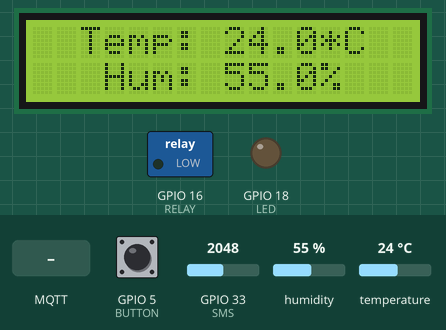
Bench run of a sketch on a simulated ESP32. On the bench: 16×2 character LCD, switched loads named in the sketch (green lamp = pin HIGH), output pins drawn as LEDs (lit = HIGH). The inputs (shaded band) are chosen by the test bench; at power-on: GPIO 5 (BUTTON) LOW, GPIO 33 (SMS) = 2048, humidity 55 %, temperature 24 °C. WiFi joins after 1.5 s; servers stay silent unless stated; a WiFi scan finds three made-up networks; random numbers use the default seed unless the sketch sets one; no MQTT or app messages arrive unless stated; what the sketch prints to the serial monitor is not drawn.

Above: at 6.8 s.
6.9 s: MQTT message "SMS" arrives on the second subscribed topic
At 11.5 s:
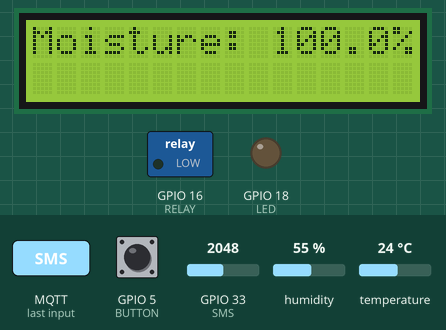
12.2 s: MQTT message "true" arrives on the first subscribed topic
At 12.8 s:
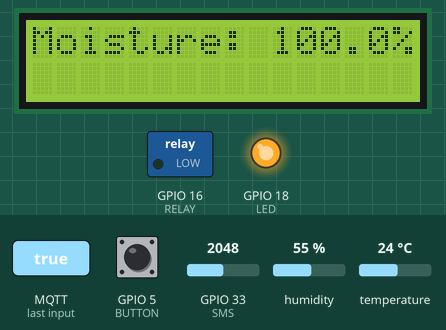
13.7 s: GPIO 5 (BUTTON) pulled HIGH for 0.15 s
At 13.77 s:
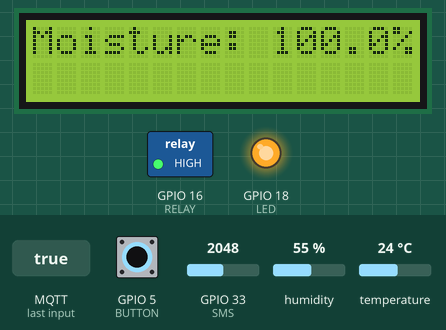
15.3 s: GPIO 33 (SMS) set to 2866
At 16.9 s:
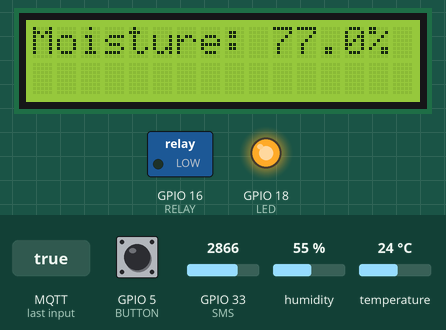
17.2 s: MQTT message "DHT" arrives on the second subscribed topic
At 21.8 s:
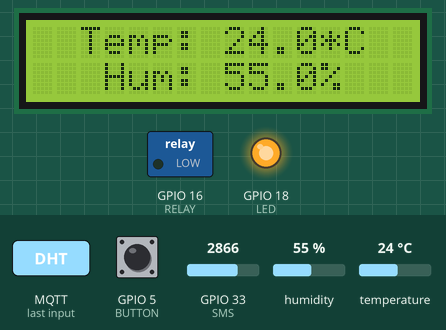
22.2 s: humidity set to 22 %
At 27.0 s:
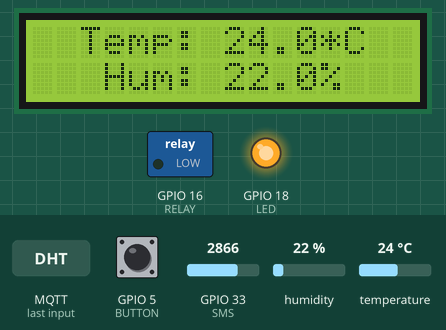
Timing chart, 0 to 28.2 s (numbered marks = the images above; inputs shaded):
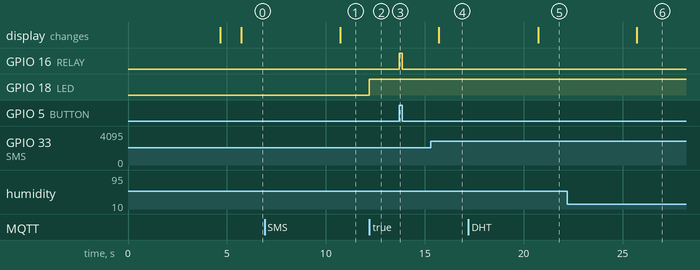

Measured:
- after the input at 6.9 s, the display: changes after 3.8 s (image 1)
- after the input at 12.2 s, GPIO 18 (LED): LOW → HIGH at once
- after the input at 13.7 s, GPIO 16 (RELAY): LOW → HIGH at once, → LOW 0.15 s later
- after the input at 15.3 s, the display: changes after 0.41 s (image 4)
- after the input at 17.2 s, the display: changes after 3.5 s (image 5)
- after the input at 22.2 s, the display: changes after 3.5 s (image 6)

The sketch:

main.ino
```cpp
#include "devices.h"
#include "connect.h"
#include "lib.h"

unsigned long lastMsg = 0;
void callback(char *Topic, byte *Payload, unsigned int Length);

void setup() {
   Serial.begin(115200);

   randomSeed(micros());

   showAvailableNetworks();

   connectWifi();
   setUpMQTT();
   connectMQTT();

   setUpLED();
   setUpLCD();
   setUpPumpRelay();
   setUpDHTSensor();
   setUpSoilMoistureSensor();
}

void loop() {
   client.loop();

   if (WiFi.status() != wl_status_t::WL_CONNECTED) connectWifi();

   if (client.connected() != true) connectMQTT();

   /* + -> BUTTON (INPUT PIN) -> RELAY (IN) */
   digitalWrite(RELAY, digitalRead(BUTTON));

   unsigned long Now = millis();

   if ((Now - lastMsg) > 5000) {
      lastMsg = Now;

      /* DHT -> WEB */
      TempAndHumidity data = dhtSensor.getTempAndHumidity();
      String temperature = String(data.temperature, 1);
      String humidity = String(data.humidity, 1);

      Serial.println("----------------------------------------------");

      Serial.println("Temp: " + temperature + " *C");
      Serial.println("Hum : " + humidity + " %");

      client.publish("senda-farm/dht/temperature", temperature.c_str());
      client.publish("senda-farm/dht/humidity", humidity.c_str());

      /* SMS -> WEB */
      String soilMoisture = String(getSoilMoisturePercentage(), 1);
      Serial.println("Moisture: " + soilMoisture + "%");
      client.publish("senda-farm/dht/soil_moisture", soilMoisture.c_str());

      /* LCD */
      if (LCD_DISPLAY_MODE == "DHT")
         displayLCD(
            "Temp: " + temperature + "*C",
            "Hum: " + humidity + "%"
         );

      else if (LCD_DISPLAY_MODE == "SMS")
         displayLCD(
            "Moisture: " + soilMoisture + "%",
            ""
         );
   }
}
```

connect.h
```cpp
#pragma once

#include "lib.h"

/* WIFI: [Nên dung 2.4Ghz, WPA2-Personal] */
const char *SSID = "[MMT] Test LAN";
const char *PASSWORD = "myalohaa";

void connectWifi() {
   Serial.print("[WIFI] Connecting to ");
   Serial.println(SSID);

   WiFi.begin(SSID, PASSWORD);
   delay(1000);

   while (WiFi.status() != WL_CONNECTED) {
      Serial.println("[WIFI] No Signal . . .");
      Serial.println("[WIFI] Reconnecting . . .");

      delay(500);
   }

   Serial.println("[WIFI] Connected");

   Serial.print("IP Address: ");
   Serial.println(WiFi.localIP());
}

void showAvailableNetworks() {
   WiFi.mode(WIFI_STA);
   WiFi.disconnect();
   delay(1000);

   int n = WiFi.scanNetworks();

   Serial.printf("[Wifi] Found %d networks\n", n);

   for (int i = 0; i < n; i++) {
      Serial.println(WiFi.SSID(i));
   }
}

/* MQTT */
const char *MQTT_SERVER = "a591126d24c94f1b923816f6c31b9baa.s1.eu.hivemq.cloud";
const int PORT = 8883;

WiFiClientSecure espClient;
PubSubClient client(espClient);

void callback(char *, byte *, unsigned int);

void setUpMQTT() {
   espClient.setInsecure();
   client.setCallback(callback);
   client.setServer(MQTT_SERVER, PORT);
}

void connectMQTT() {
   String clientID = "ESP32-" + String(random(0xFFFF), HEX);
   const char *clientUserName = "Senda1";
   const char *clientPassword = "Senda123456";

   while (client.connected() != true) {
      if (client.connect(clientID.c_str(), clientUserName, clientPassword)) {
         client.subscribe("senda-farm/output/led");
         client.subscribe("senda-farm/output/lcd");
      }
      else {
         Serial.println("[MQTT] No Signal . . .");
         Serial.println("[MQTT] Reconnecting . . .");
         delay(500);
      }
   }

   Serial.println("[MQTT] Connected");
}

String LCD_DISPLAY_MODE = "DHT"; // "DHT" or "SMS"

void callback(char *Topic, byte *Payload, unsigned int Length) {
   String msg = "";
   for (int i = 0; i < Length; i++) msg += (char)Payload[i];

   Serial.println("Topic  : " + String(Topic));
   Serial.println("Message: " + String(msg));

   if (String(Topic) == "senda-farm/output/led" and msg == "true") digitalWrite(LED, 1);
   else if (msg == "false") digitalWrite(LED, 0);

   if (String(Topic) == "senda-farm/output/lcd") LCD_DISPLAY_MODE = msg;
}
```

devices.h
```cpp
#pragma once
#include "lib.h"

/* PIN SETUP */
const int DHT = 13;
const int SMS = 33;
const int LED = 18;
const int BUTTON = 5;
const int RELAY = 16;

/* ESP32 alr declared
const int SDA = 21;
const int SCL = 22;
*/

/*
* DHT -> WEB
* DHT -> LCD
*/

DHTesp dhtSensor;
void setUpDHTSensor() {
   dhtSensor.setup(DHT, DHTesp::DHT11);
}

/*
SMS -> WEB
SMS -> LCD
*/

const int PEAK_AIR_VALUE = 4095; // VALUE IN AIR
const int PEAK_WET_VALUE = 2500; // VALUE IN WATER

float getSoilMoisturePercentage() {
   int rawData = analogRead(SMS);

   float moisture = map(rawData, PEAK_AIR_VALUE, PEAK_WET_VALUE, 0, 100);
   moisture = constrain(moisture, 0, 100);

   return moisture;
}

void setUpSoilMoistureSensor() {
   pinMode(SMS, INPUT);
}

/*
* SENSOR DATA -> LCD
* WEB -> LED MODE
*/

void setUpLED() {
   pinMode(LED, OUTPUT);
}

LiquidCrystal_I2C lcd(0x27, 16, 2); // I2C Address = 0x27

const String BLANK = "                ";
String row1_cached, row2_cached;

void displayLCD(const String& row1, const String& row2) {
   if (row1 != row1_cached) {
      lcd.setCursor(0, 0);
      lcd.print(BLANK);

      lcd.setCursor((16 - row1.length()) / 2, 0);
      lcd.print(row1);

      row1_cached = row1;
   }

   if (row2 != row2_cached) {
      lcd.setCursor(0, 1);
      lcd.print(BLANK);

      lcd.setCursor((16 - row2.length()) / 2, 1);
      lcd.print(row2);

      row2_cached = row2;
   }
}

void setUpLCD() {
   Wire.begin(SDA, SCL);
   lcd.begin(16, 2); // 16x2
   lcd.backlight();

   displayLCD("Hello, World!", "ESP32");
   delay(1000);
}

void setUpPumpRelay() {
   pinMode(BUTTON, INPUT_PULLDOWN); // Normally LOW
   pinMode(RELAY, OUTPUT);
}
```

lib.h
```cpp
#pragma once

#include <string>
#include "DHTesp.h"

#include <WiFi.h> // https://docs.arduino.cc/libraries/wifi/
#include <PubSubClient.h> // http://pubsubclient.knolleary.net/api#setServer
#include <WiFiClientSecure.h>

#include <Wire.h>
#include <LiquidCrystal_I2C.h>
```
